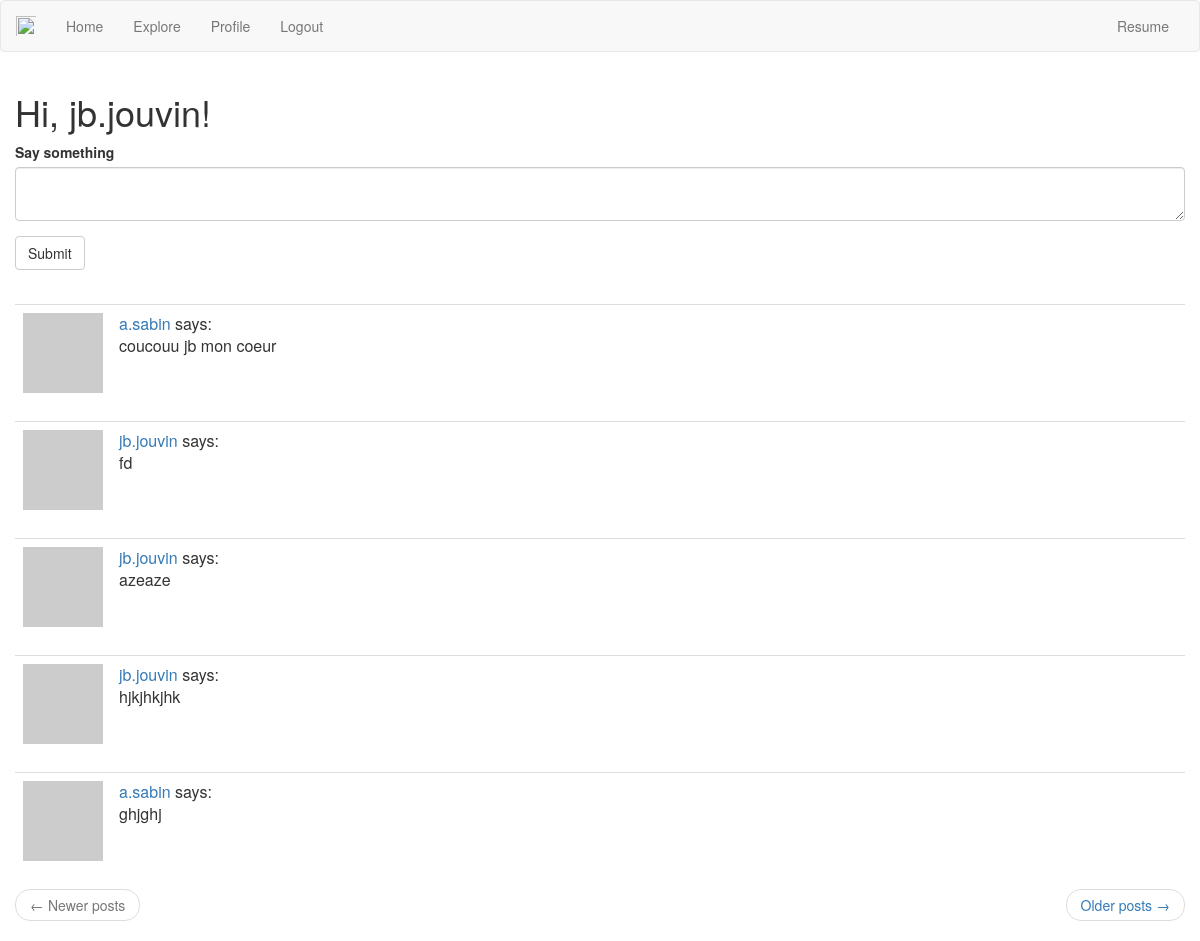
The app's page /index (signed in) with its own data.
### app/models.py (models this page shows, shortened)
class User(UserMixin, db.Model):
    id = db.Column(db.Integer, primary_key=True)
    username = db.Column(db.String(64), index=True, unique=True)
    email = db.Column(db.String(120), index=True, unique=True)
    password_hash = db.Column(db.String(128))
    posts = db.relationship("Post", backref="author", lazy="dynamic")
    about_me = db.Column(db.String(140))
    last_seen = db.Column(db.DateTime, default=datetime.utcnow)
    followed = db.relationship(
        'User', secondary=followers,
        primaryjoin=(followers.c.follower_id == id),
        secondaryjoin=(followers.c.followed_id == id),
        backref=db.backref('followers', lazy='dynamic'), lazy='dynamic')
    def avatar(self, size):
        digest = md5(self.email.lower().encode("utf-8")).hexdigest()
        return 'https://www.gravatar.com/avatar/{}?d=identicon&s={}'.format(
            digest, size)
    def followed_posts(self):
        followed = Post.query.join(
            followers, (followers.c.followed_id == Post.user_id)).filter(
                followers.c.follower_id == self.id)
        own = Post.query.filter_by(user_id=self.id)
        return followed.union(own).order_by(Post.timestamp.desc())

class Post(db.Model):
    id = db.Column(db.Integer, primary_key=True)
    body = db.Column(db.String(140))
    timestamp = db.Column(db.DateTime, index=True, default=datetime.utcnow)
    user_id = db.Column(db.Integer, db.ForeignKey("user.id"))

### app/routes.py (the view, shortened to what this page needs)
@appy.route('/', methods=['GET', 'POST'])
@appy.route('/index', methods=['GET', 'POST'])
@login_required
def index():
    form = PostForm()
    page = request.args.get('page', 1, type=int)
    posts = current_user.followed_posts().paginate(
        page, appy.config['POSTS_PER_PAGE'], False)
    next_url = url_for('index', page=posts.next_num) \
        if posts.has_next else None
    prev_url = url_for('index', page=posts.prev_num) \
        if posts.has_prev else None
    return render_template(
        'index.html', title='Home', posts=posts.items, form=form, next_url=next_url,
        prev_url=prev_url)

### app/forms.py
class PostForm(FlaskForm):
    post = TextAreaField('Say something', validators=[
        DataRequired(), Length(min=1, max=140)])
    submit = SubmitField('Submit')

### app/models.py (called while the page is built)
@Login.user_loader
def load_user(id):
    return User.query.get(int(id))

### app/routes.py (called while the page is built)
@appy.before_request
def before_request():
    if current_user.is_authenticated:
        current_user.last_seen = datetime.utcnow()
        db.session.commit()

### app/templates/index.html
{% extends "base.html" %}
{% import 'bootstrap/wtf.html' as wtf %}
{% block app_content %}
    <h1>Hi, {{ current_user.username }}!</h1>
    {% if form %}
    {{ wtf.quick_form(form) }}
    <br>
    {% endif %}
    {% for post in posts %}
        {% include '_post.html' %}
    {% endfor %}
    <nav aria-label="...">
        <ul class="pager">
            <li class="previous{% if not prev_url %} disabled{% endif %}">
                <a href="{{ prev_url or '#' }}">
                    <span aria-hidden="true">&larr;</span> Newer posts
                </a>
            </li>
            <li class="next{% if not next_url %} disabled{% endif %}">
                <a href="{{ next_url or '#' }}">
                    Older posts <span aria-hidden="true">&rarr;</span>
                </a>
            </li>
        </ul>
    </nav>
{% endblock %}

### app/templates/_post.html
<table class="table table-hover">
    <tr>
        <td width="70px">
            <a href="{{ url_for('user', username=post.author.username) }}">
                <img src="{{ post.author.avatar(70) }}" />
            </a>
        </td>
        <td>
            <a href="{{ url_for('user', username=post.author.username) }}">
                {{ post.author.username }}
            </a>
            says:
            <br>
            {{ post.body }}
        </td>
    </tr>
</table>

### records on screen
User: username "jb.jouvin"
Post: author.username "a.sabin", body "coucouu jb mon coeur"
Post: author.username "jb.jouvin", body "fd"
Post: author.username "jb.jouvin", body "azeaze"
Post: author.username "jb.jouvin", body "hjkjhkjhk"
Post: author.username "a.sabin", body "ghjghj"
